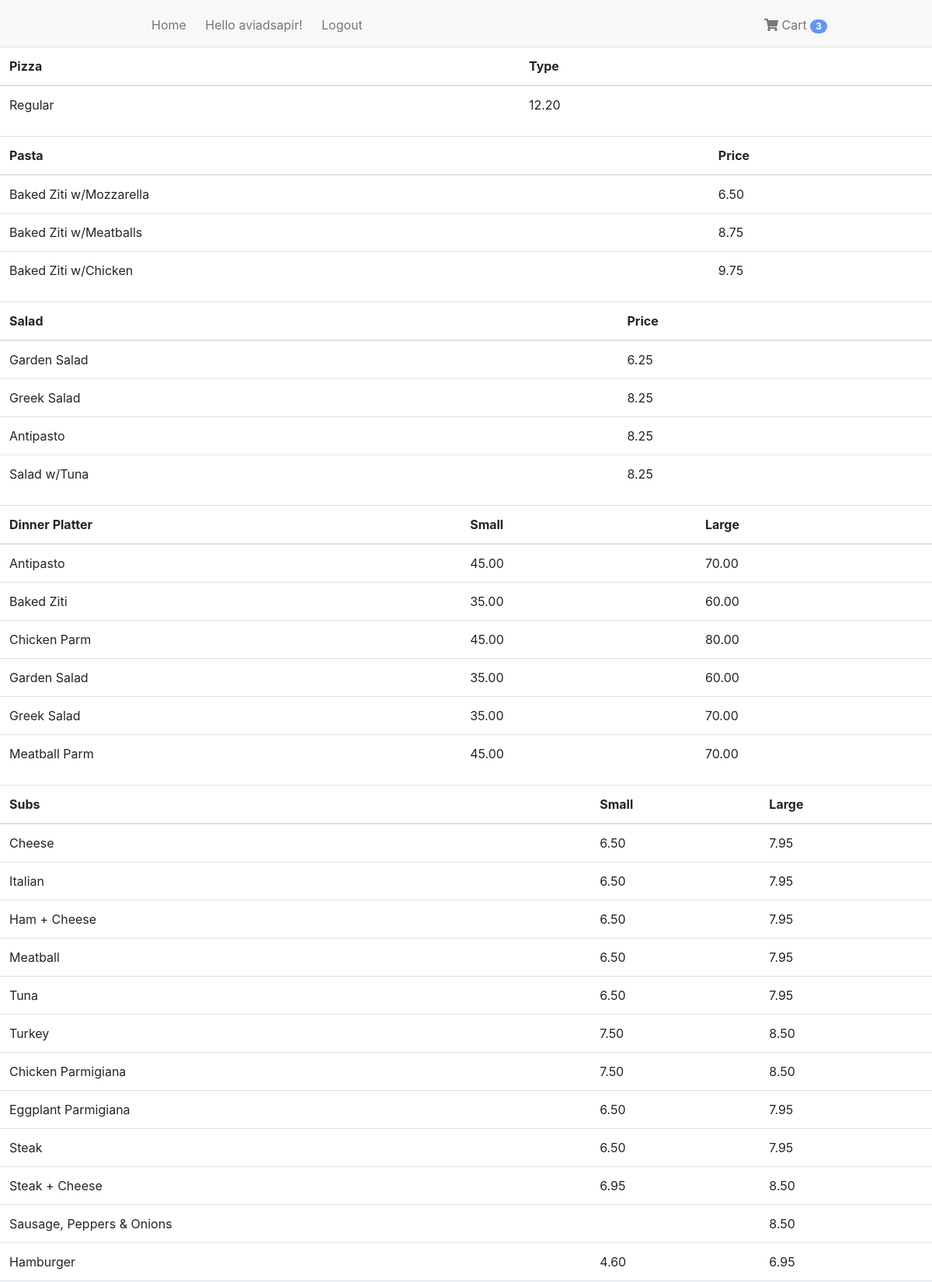
The app's page / (signed in, upper part) with its own data.
### orders/models.py (models this page shows, shortened)
class PizzaPrice(models.Model):
    sicilian = models.BooleanField(default=False)
    large = models.BooleanField(default=False)
    toppings_count = models.IntegerField(default=0)
    price = models.DecimalField(max_digits=4, decimal_places=2, default=0.00)
    class Meta:
        unique_together = ('sicilian', 'large', 'toppings_count')

class Food(models.Model):
    name = models.CharField(max_length=32)
    type = models.CharField(max_length=32, choices=(('Pizza','Pizza'), ('Dinner Platter','Dinner Platter'), ('Sub','Sub'), ('Dinner','Dinner'), ('Pasta','Pasta'), ('Salad','Salad')))
    sub_type = models.CharField(max_length=32, blank=True)
    toppings = models.ManyToManyField(Topping, blank=True)
    add_on = models.ManyToManyField(AddOns, blank=True)
    size = models.CharField(max_length=1, choices= (('S','Small'),('L','Large')),blank=True)
    price = models.DecimalField(max_digits=4, decimal_places=2, default=0.00, blank = True)

### orders/views.py (the view)
# urls.py: path("", views.index, name="index"),
def index(request):
    if not request.user.is_authenticated:
          return render(request, "orders/login.html", {"message": None})
    toppings = Topping.objects.all()
    pizza_prices = (PizzaPrice.objects.get(large=False, sicilian=False, toppings_count=0).price, PizzaPrice.objects.get(large=False, sicilian=True, toppings_count=0).price)
    dinner = Food.objects.filter(type='Dinner').order_by('name')
    dinner_options = [i for i in dinner.values_list('name',flat=True).distinct()]
    dinner_mapping = {option:(dinner.filter(name=option, size='S').first(),dinner.filter(name=option, size='L').first()) for option in dinner_options}
    sub = Food.objects.filter(type='Sub')
    sub_options = [i for i in sub.values_list('name',flat=True).distinct()]
    sub_mapping = {option:(sub.filter(name=option, size='S').first(),sub.filter(name=option, size='L').first()) for option in sub_options}
    pasta = Food.objects.filter(type='Pasta')
    salad = Food.objects.filter(type='Salad')
    food_type_data = {'dinner':dinner_mapping, 'sub': sub_mapping, 'pasta': pasta, 'salad': salad}
    context = {"user": request.user, "toppings":toppings, "pizza_prices":pizza_prices, "data":food_type_data}
    return render(request, "orders/menu.html", context)

### orders/models.py (called while the page is built)
    def __str__(self):
        return f"{self.name}"

### orders/templatetags/orders_extras.py (called while the page is built)
@register.simple_tag
def dictGetFirst(the_dict, key):
   try:
       return the_dict.get(key, '')[0].price
   except:
       return ''

@register.simple_tag
def dictGetSecond(the_dict, key):
   try:
       return the_dict.get(key, '')[1].price
   except:
       return ''

@register.simple_tag
def idGetFirst(the_dict, key):
   try:
       return the_dict.get(key, '')[0].id
   except:
       return ''

@register.simple_tag
def idGetSecond(the_dict, key):
   try:
       return the_dict.get(key, '')[1].id
   except:
       return ''

### orders/templates/orders/menu.html (shortened to what this page needs)
{% extends "orders/base.html" %}
{% load orders_extras %}
{% block body %}
<table class="table">
    <thead>
        <tr>
            <th scope="col">Pizza</th>
            <th scope="col">Type</th>
        </tr>
    </thead>
    <tbody>
        <tr id="pizza-row" data-toggle="modal" data-target="#pizzaModal">
            <td>Regular</td>
            <td>{{pizza_prices.0}}</td>
        </tr>
    </tbody>
</table>
<table class="table">
    <thead>
        <tr>
            <th scope="col">Pasta</th>
            <th scope="col">Price</th>
        </tr>
    </thead>
    <tbody>
        {% for pasta in data.pasta %}
        <tr data-id="{{pasta.id}}" class="food">
            <td>{{pasta.name}}</td>
            <td>{{pasta.price}}</td>
        </tr>
        {% endfor %}
    </tbody>
</table>
<table class="table">
    <thead>
        <tr>
            <th scope="col">Salad</th>
            <th scope="col">Price</th>
        </tr>
    </thead>
    <tbody>
        {% for salad in data.salad %}
        <tr data-id="{{salad.id}}" class="food">
            <td>{{salad.name}}</td>
            <td>{{salad.price}}</td>
        </tr>
        {% endfor %}
    </tbody>
</table>
<table class="table">
    <thead>
        <tr>
            <th scope="col">Dinner Platter</th>
            <th scope="col">Small</th>
            <th scope="col">Large</th>
        </tr>
    </thead>
    <tbody>
        {% for key in data.dinner %}
        <tr data-id="{{dinner}}" data-name={{dinner}} >
            <td>{{key}}</td>
            <td data-id={% idGetFirst data.dinner key %} class="food" >{% dictGetFirst data.dinner key %}</td>
            <td data-id={% idGetSecond data.dinner key %} class="food">{% dictGetSecond data.dinner key %}</td>
        </tr>
        {% endfor %}
    </tbody>
</table>
<table class="table">
    <thead>
        <tr>
            <th scope="col">Subs</th>
            <th scope="col">Small</th>
            <th scope="col">Large</th>
        </tr>
    </thead>
    <tbody>
        {% for sub in data.sub %}
        <tr data-id="{{sub}}" data-name={{sub}} >
            <td>{{sub}}</td>
            <td data-id={% idGetFirst data.sub sub %} class="food" >{% dictGetFirst data.sub sub %}</td>
            <td data-id={% idGetSecond data.sub sub %} class="food">{% dictGetSecond data.sub sub %}</td>
        </tr>
        {% endfor %}
    </tbody>
</table>
{% endblock %}

### orders/templates/orders/base.html (shortened to what this page needs)
{% load static %}
<!doctype html>
<html lang="en">
<head>
    <link rel="stylesheet" href="https://stackpath.bootstrapcdn.com/bootstrap/4.1.3/css/bootstrap.min.css">
    <link rel="stylesheet" href="{% static 'orders/base.css' %}" />
    <link rel="stylesheet" href="https://use.fontawesome.com/releases/v5.7.2/css/all.css">
</head>
<body>
    <nav>
        <div class="container">
            <ul class="navbar-left">
                <li><a href="/">Home</a></li>
                <li><a href="/">Hello {{user}}!</a></li>
                <li><a href="/logout">Logout</a></li>
            </ul>
            <ul class="navbar-right">
                <li><a href="#" id="cart"><i class="fa fa-shopping-cart"></i> Cart <span class="badge">3</span></a></li>
            </ul>
        </div>
    </nav>
    {% block body %}
    {% endblock %}
</body>
</html>

### orders/static/orders/base.css (style rules this page uses)
*, *:before, *:after { box-sizing: border-box; }
nav { padding: 20px 0 40px 0; background: #F8F8F8; font-size: 16px; }
nav .navbar-left { float: left; }
nav .navbar-right { float: right; }
nav ul li { display: inline; padding-left: 20px; }
nav ul li a { color: #777777; text-decoration: none; }
td { cursor: pointer; }
.container { margin: auto; width: 80%; }
.badge { background-color: #6394F8; border-radius: 10px; color: white; display: inline-block; font-size: 12px; line-height: 1; padding: 3px 7px; text-align: center; vertical-align: middle; white-space: nowrap; }

### records on screen
PizzaPrice: price "12.20"
Food: name "Baked Ziti w/Mozzarella", price "6.50"
Food: name "Baked Ziti w/Meatballs", price "8.75"
Food: name "Baked Ziti w/Chicken", price "9.75"
Food: name "Garden Salad", price "6.25"
Food: name "Greek Salad", price "8.25"
Food: name "Antipasto", price "8.25"
Food: name "Salad w/Tuna", price "8.25"
Food: price "45.00"
Food: price "70.00"
Food: price "35.00"
Food: price "60.00"
Food: price "45.00"
Food: price "80.00"
Food: price "35.00"
Food: price "60.00"
Food: price "35.00"
Food: price "70.00"
Food: price "45.00"
Food: price "70.00"
Food: price "6.50"
Food: price "7.95"
Food: price "6.50"
Food: price "7.95"
Food: price "6.50"
Food: price "7.95"
Food: price "6.50"
Food: price "7.95"
Food: price "6.50"
Food: price "7.95"
Food: price "7.50"
Food: price "8.50"
Food: price "7.50"
Food: price "8.50"
Food: price "6.50"
Food: price "7.95"
Food: price "6.50"
Food: price "7.95"
Food: price "6.95"
Food: price "8.50"
Food: price "8.50"
Food: price "4.60"
Food: price "6.95"

### other values on screen
{{ user }} "aviadsapir"
{{ key }} "Antipasto" "Baked Ziti" "Chicken Parm" "Garden Salad" "Greek Salad" "Meatball Parm"
{{ sub }} "Cheese" "Italian" "Ham + Cheese" "Meatball" "Tuna" "Turkey" "Chicken Parmigiana" "Eggplant Parmigiana" "Steak" "Steak + Cheese" "Sausage, Peppers & Onions" "Hamburger"
